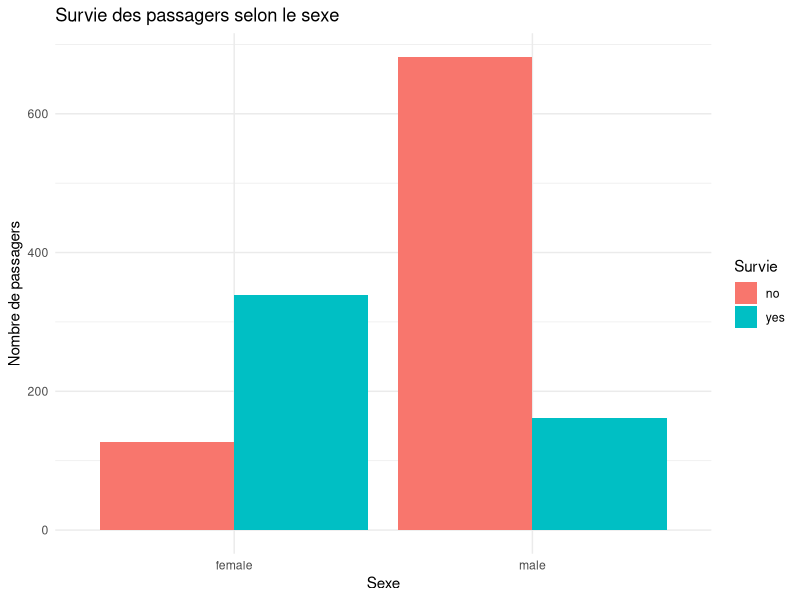
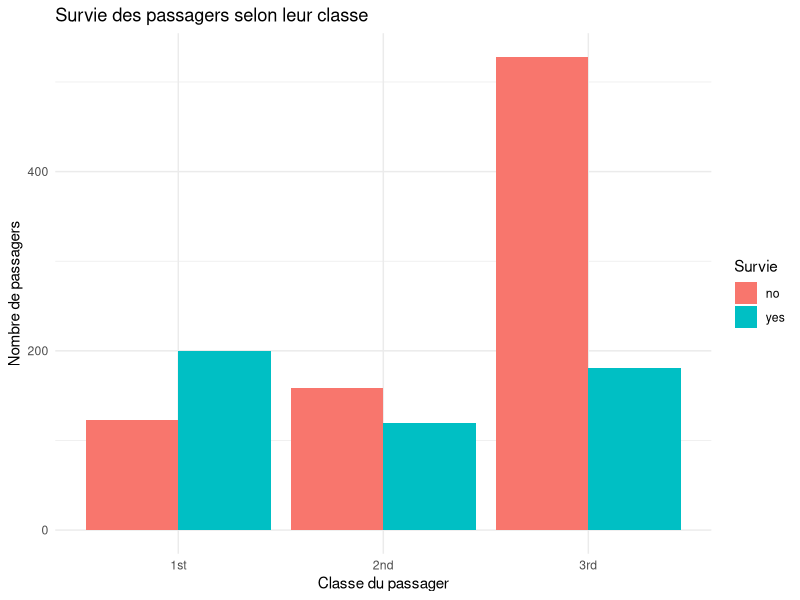
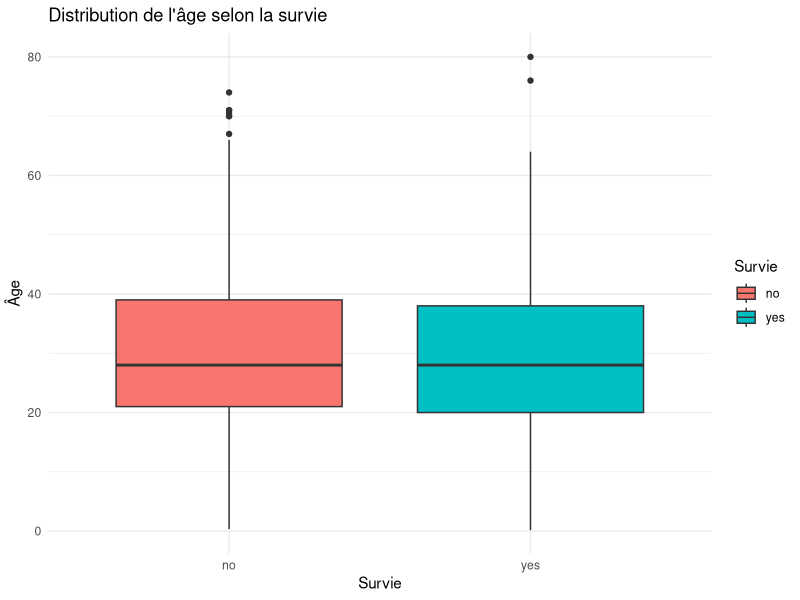

R code for these plots, in order:
## ---- chunk 1
knitr::opts_chunk$set(echo = TRUE)
## ---- chunk 2
library(carData)
## ---- chunk 3
data<-TitanicSurvival
## ---- chunk 4
head(data)
## ---- chunk 5
summary(data)
## ---- chunk 6
str(TitanicSurvival)
## ---- chunk 7
nrow(TitanicSurvival)

ncol(TitanicSurvival)

table(TitanicSurvival$survived)

table(TitanicSurvival$sex)

table(TitanicSurvival$passengerClass)

mean(TitanicSurvival$age, na.rm = TRUE)

median(TitanicSurvival$age, na.rm = TRUE)
## ---- chunk 8
library(ggplot2)

ggplot(TitanicSurvival, aes(x = sex, fill = survived)) +
  geom_bar(position = "dodge") +
  labs(
    title = "Survie des passagers selon le sexe",
    x = "Sexe",
    y = "Nombre de passagers",
    fill = "Survie"
  ) +
  theme_minimal()
## ---- chunk 9
ggplot(TitanicSurvival, aes(x = passengerClass, fill = survived)) +
  geom_bar(position = "dodge") +
  labs(
    title = "Survie des passagers selon leur classe",
    x = "Classe du passager",
    y = "Nombre de passagers",
    fill = "Survie"
  ) +
  theme_minimal()
## ---- chunk 10
ggplot(TitanicSurvival, aes(x = survived, y = age, fill = survived)) +
  geom_boxplot(na.rm = TRUE) +
  labs(
    title = "Distribution de l'âge selon la survie",
    x = "Survie",
    y = "Âge",
    fill = "Survie"
  ) +
  theme_minimal()
